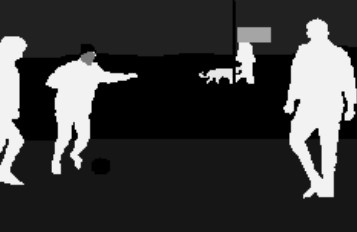
#> input picture Implementacoes/Rotulacao-Imgs-Binarias/imagem.jpg, 357 x 232 px
$ python Rotulacao.py
#> lines starting #> are read from the running program, lines starting #| are printed output that depends on the picture; after the words box and inside, x2 and y2 are one past the last pixel; in counts of white or black regions, pixels touching at a corner belong together
# Dupla: Helorrayne e Wanderson
# Disciplina: Processamento Digital de Imagens

from PIL import Image
import numpy as np
import os

def numero_para_letra(n):
    """
    Converte um número para uma letra estilo Excel (A, B, ..., Z, AA, AB, ...).
    """
    letras = ""
    while n > 0:
        n -= 1
        letras = chr(65 + n % 26) + letras
        n //= 26
    return letras

def salvar_equivalencias(equivalencias, nome_arquivo="Rotulos_Equivalentes.txt"):
    """
    Salva os pares de rótulos equivalentes em um arquivo .txt
    """
    os.makedirs("output", exist_ok=True)
    caminho = os.path.join("output", nome_arquivo)
    with open(caminho, "w", encoding="utf-8") as arquivo:
        for menor, maior in equivalencias:
            linha = f"{numero_para_letra(menor)} = {numero_para_letra(maior)}"
            arquivo.write(linha + "\n")

def salvar_matriz_txt(matriz_letras, nome_arquivo="Matriz_Rotulada.txt"):
    """
    Salva a matriz rotulada (com letras) em um arquivo .txt
    """
    os.makedirs("output", exist_ok=True)
    caminho = os.path.join("output", nome_arquivo)
    with open(caminho, "w", encoding="utf-8") as arquivo:
        for linha in matriz_letras:
            texto = " ".join(linha)
            arquivo.write(texto + "\n")

def binarizar(imagem, criterio):
    """
    Binariza a imagem com base no critério fornecido
    """
#> called with criterio = 255
    matriz = np.array(imagem.convert("L"))
    matriz_bin = np.where(matriz >= 127, 255, 0)
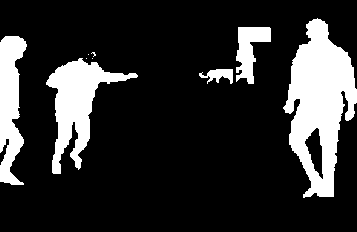
#> matriz_bin: shape (232, 357) int64; 18.4% white; 9 white regions (4 under 20 px), largest, box (x1, y1, x2, y2) and area: (283, 18, 357, 198) 7376, (46, 58, 138, 174) 3832, (0, 36, 27, 185) 2658, (236, 27, 271, 84) 1088, (199, 69, 233, 84) 288
    matriz_binarizada = np.where(matriz_bin >= criterio, 1, 0)  # se p = 255, p = branco, senão p = preto

    #salvar imagem binarizada
    imagem_binarizada = Image.fromarray(np.uint8(matriz_bin), mode='L')
    imagem_binarizada.save("output/imagem_binarizada.png")

    return matriz_binarizada

def rotulacao(matriz_binarizada):
    """
    Aplica o algoritmo de rotulação com 4-adjacência, converte para letras e salva equivalências.
    """
    linhas, colunas = matriz_binarizada.shape
#> linhas = 232; colunas = 357
    matriz_rotulada = np.zeros((linhas, colunas), dtype=int)
    rotulo_atual = 0
    equivalencias = []

    # Primeira passagem
    for i in range(linhas):
        for j in range(colunas):
            # se p = 0, não faz nada

            if matriz_binarizada[i, j] == 1:
                # se p = 1, analisa os vizinhos (s)uperior e (r)esquerdo
                r = matriz_rotulada[i, j - 1] if j > 0 else 0
                s = matriz_rotulada[i - 1, j] if i > 0 else 0

                # Se ambos os vizinhos são 0, atribui um novo rótulo
                if r == 0 and s == 0:
                    rotulo_atual += 1
                    matriz_rotulada[i, j] = rotulo_atual

                # Se apenas um vizinho é 0, atribui o rótulo do vizinho
                elif r != 0 and s == 0:
                    matriz_rotulada[i, j] = r
                elif r == 0 and s != 0:
                    matriz_rotulada[i, j] = s

                # Se ambos os vizinhos são diferentes de 0, atribui o menor rótulo e registra a equivalência
                else:
                    menor = min(r, s)
                    maior = max(r, s)
                    matriz_rotulada[i, j] = menor
                    if menor != maior:
                        equivalencias.append((menor, maior)) # salva numa tupla (menor, maior)
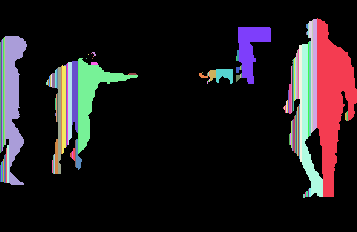
#> matriz_rotulada: shape (232, 357) int64; 126 distinct labels, from 0 to 125; one colour per label, 0 black
#> after the loop, rotulo_atual = 125

    # Segunda passagem: substituições
    substituicoes = {}
    for menor, maior in equivalencias:
        if maior in substituicoes:
            substituicoes[maior] = min(substituicoes[maior], menor)
        else:
            substituicoes[maior] = menor

    for i in range(linhas):
        for j in range(colunas):
            r = matriz_rotulada[i, j]
            while r in substituicoes:
                r = substituicoes[r]
            matriz_rotulada[i, j] = r
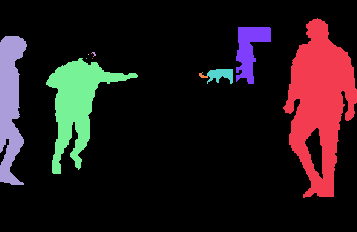
#> matriz_rotulada: shape (232, 357) int64; 14 distinct labels, from 0 to 62; one colour per label, 0 black

    # Converte os rótulos numéricos para letras
    letras_usadas = {}
    prox_letra = 1
    matriz_letras = np.full_like(matriz_rotulada, '.', dtype=object) # inicia e preenche com '.' para espaços vazios

    for i in range(linhas):
        for j in range(colunas):
            rotulo = matriz_rotulada[i, j]
            if rotulo != 0:
                if rotulo not in letras_usadas:
                    letras_usadas[rotulo] = numero_para_letra(prox_letra)
                    prox_letra += 1
                matriz_letras[i, j] = letras_usadas[rotulo]
#> after the loop, prox_letra = 14

    # Salva arquivos auxiliares
    salvar_equivalencias(equivalencias)
    salvar_matriz_txt(matriz_letras)

    return matriz_letras


def main():
    caminho_imagem = "imagem.jpg"
    try:
        imagem = Image.open(caminho_imagem).convert("L")
    except Exception as erro:
        print("Erro ao carregar a imagem:", erro)
        return

    # Binariza a imagem com base no critério cinza = 255
    matriz_binarizada = binarizar(imagem, criterio=255)

    # Aplica o algoritmo de rotulação
    rotulacao(matriz_binarizada)


if __name__ == "__main__":
    main()
